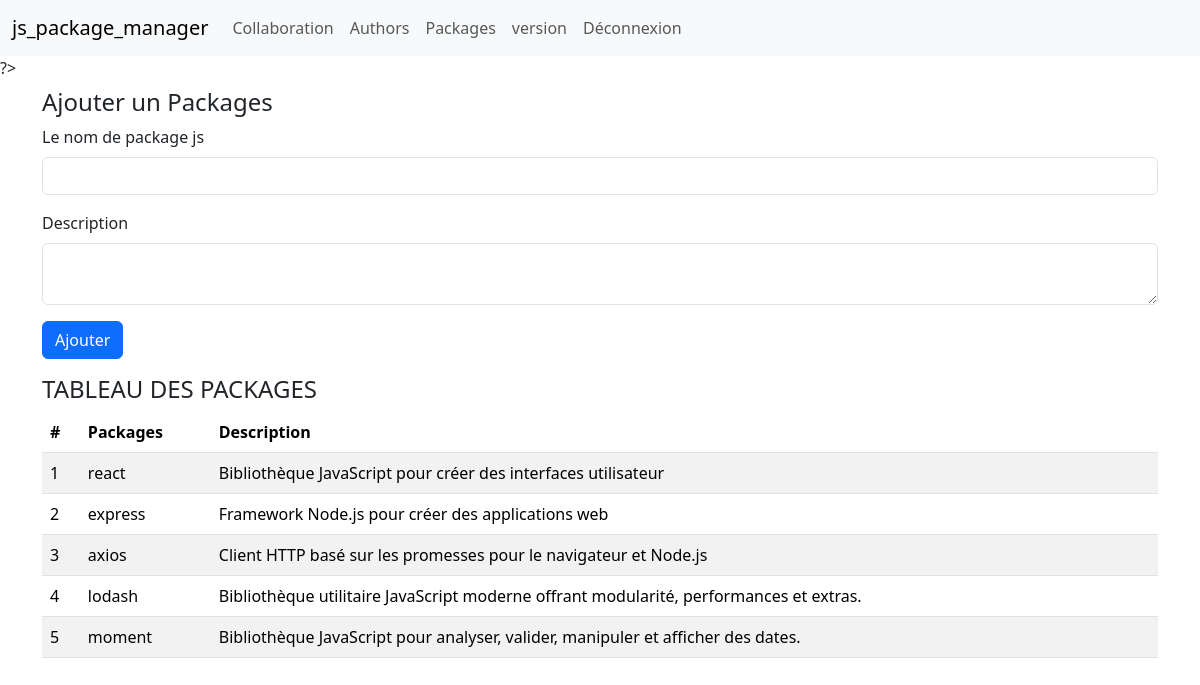
Page /views/package.php (signed in) on the committed database.
### tables this page shows
CREATE TABLE packages (
    id INT PRIMARY KEY AUTO_INCREMENT,
    name VARCHAR(255) UNIQUE NOT NULL,
    description TEXT,
    created_at TIMESTAMP DEFAULT CURRENT_TIMESTAMP,
    updated_at TIMESTAMP DEFAULT CURRENT_TIMESTAMP ON UPDATE CURRENT_TIMESTAMP
);

### views/package.php (the view, shortened to what this page needs)
<!DOCTYPE html>
<html lang="en">
<head>
  <link href="https://cdn.jsdelivr.net/npm/bootstrap@5.3.3/dist/css/bootstrap.min.css" rel="stylesheet">
</head>
<body>
    <?php
        require_once '../config/database.php';
        $user_id=$_SESSION['user_id'];
        $roles=$pdo->prepare('SELECT id_role FROM user_roles WHERE id_user=?');
        $roles->execute([$user_id]);
        $role= $roles->fetch(PDO::FETCH_ASSOC);
        if (!$role) {
            echo "Vous n'avez pas les autorisations nécessaires pour accéder à cette page.";
            exit;
        } else {
            $id_role = $role['id_role'];
            include 'includes/nav1.php' ;
            ?>
    ?>
    <?php if ($id_role===2 || $id_role===3){ ?>
    <div class="container py-2">
    <h4>Ajouter un Packages</h4>
    <form method='post'>
        <div class="mb-3">
            <label class="form-label">Le nom de package js</label>
            <input type="text" class="form-control" name='name'>
        </div>
        <div class="mb-3">
            <label for="exampleInputPassword1" class="form-label">Description</label>
            <textarea class="form-control" name="description"></textarea>
        </div>
        <button type="submit" class="btn btn-primary" name='ajouter'>Ajouter</button>
    </form>
    </div>
    <?php } ?>
    <div class="container py-2">
        <h4>TABLEAU DES PACKAGES</h4>
        <?php
            $packages = $pdo->query('SELECT * FROM packages')->fetchAll(PDO::FETCH_ASSOC);
        ?>
        <table class="table table-striped">
            <thead>
            <tr>
                <th>#</th>
                <th>Packages</th>
                <th>Description</th>
            </tr>
            </thead>
            <tbody>
                <?php
                    foreach($packages as $package){
                        ?>
                        <tr>
                            <td><?php echo $package['id'] ?></td>
                            <td><?php echo $package['name'] ?></td>
                            <td><?php echo $package['description'] ?></td>
                        </tr>
                        <?php
                    }
                ?>
            </tbody>
        </table>
    </div>
    <?php } ?>
</body>
</html>

### rows in the picture
packages: id "1", name "react", description "Bibliothèque JavaScript pour créer des interfaces utilisateur"
packages: id "2", name "express", description "Framework Node.js pour créer des applications web"
packages: id "3", name "axios", description "Client HTTP basé sur les promesses pour le navigateur et Node.js"
packages: id "4", name "lodash", description "Bibliothèque utilitaire JavaScript moderne offrant modularité, performances et extras."
packages: id "5", name "moment", description "Bibliothèque JavaScript pour analyser, valider, manipuler et afficher des dates."
